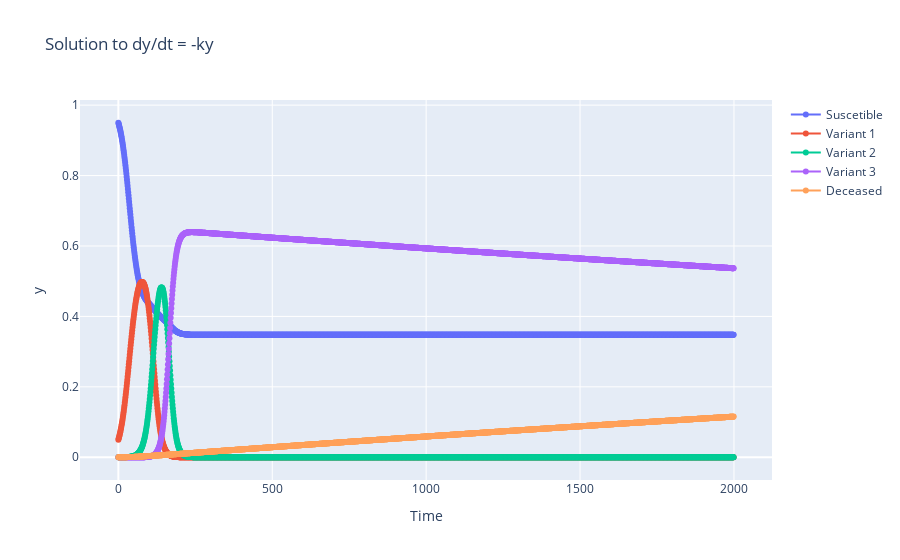

Notebook code for this chart:
### Code cell
# Create the Plotly figure
fig = go.Figure()
fig.add_trace(go.Scatter(x=times, y=agg[0].flatten(), mode='lines+markers',
                    name='Suscetible'))
fig.add_trace(go.Scatter(x=times, y=agg[1].flatten(), mode='lines+markers',
                    name='Variant 1'))
fig.add_trace(go.Scatter(x=times, y=agg[2].flatten(), mode='lines+markers',
                    name='Variant 2'))
fig.add_trace(go.Scatter(x=times, y=agg[3].flatten(), mode='lines+markers',
                    name='Variant 3'))
fig.add_trace(go.Scatter(x=times, y=agg[4].flatten(), mode='lines+markers',
                    name='Deceased'))
fig.update_layout(title='Solution to dy/dt = -ky',
                  xaxis_title='Time',
                  yaxis_title='y')
fig.show()

### Figure 1 — Plotly figure (JSON) as saved in the notebook; plotly's stock layout.template omitted (floating-point values rounded to 4 significant figures; data arrays with more than 128 entries replaced by an {"elided": "..."} marker saying what was removed)
{"data": [{"mode": "lines+markers", "name": "Suscetible", "type": "scatter", "x": {"elided": "2000 int values"}, "y": {"elided": "2000 float values"}}, {"mode": "lines+markers", "name": "Variant 1", "type": "scatter", "x": {"elided": "2000 int values"}, "y": {"elided": "2000 float values"}}, {"mode": "lines+markers", "name": "Variant 2", "type": "scatter", "x": {"elided": "2000 int values"}, "y": {"elided": "2000 float values"}}, {"mode": "lines+markers", "name": "Variant 3", "type": "scatter", "x": {"elided": "2000 int values"}, "y": {"elided": "2000 float values"}}, {"mode": "lines+markers", "name": "Deceased", "type": "scatter", "x": {"elided": "2000 int values"}, "y": {"elided": "2000 float values"}}], "layout": {"title": {"text": "Solution to dy/dt = -ky"}, "xaxis": {"title": {"text": "Time"}}, "yaxis": {"title": {"text": "y"}}}}
